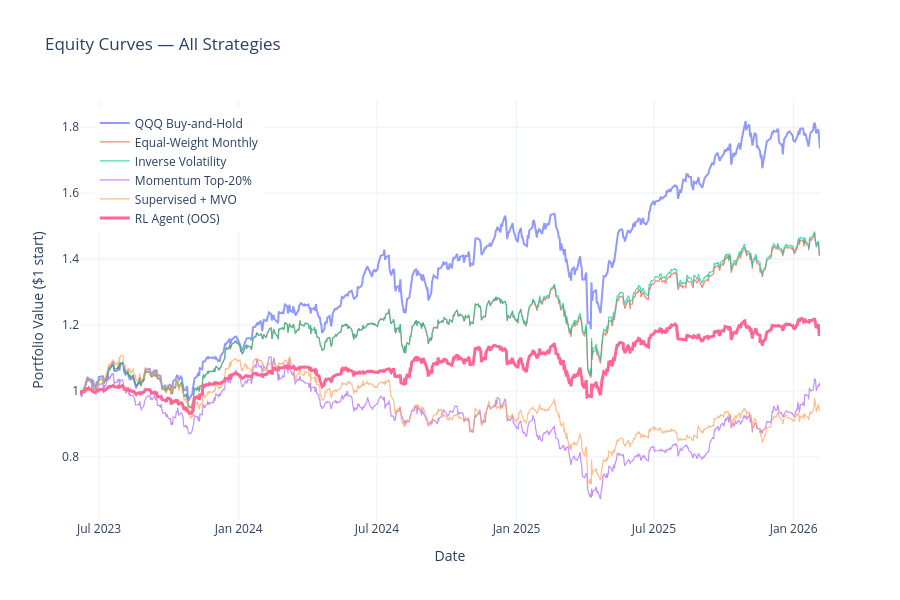

Here is the notebook cell this chart was saved with:
### Markdown cell above
## 3. All Strategies Equity Chart

All strategies on the same OOS period.

### Code cell
fig = go.Figure()

# Baselines
for col in bl_equity.columns:
    fig.add_trace(go.Scatter(
        x=bl_equity.index, y=bl_equity[col], name=col, mode="lines",
        line=dict(color=get_color(col), width=2.0 if "QQQ" in col else 1.2), opacity=0.7))

# RL Agent
if rl_available:
    fig.add_trace(go.Scatter(
        x=rl_equity.index, y=rl_equity["RL Agent"],
        name="RL Agent (OOS)", mode="lines",
        line=dict(color=COLORS["RL Agent"], width=3.0)))

fig.update_layout(
    title="Equity Curves — All Strategies",
    xaxis_title="Date", yaxis_title="Portfolio Value ($1 start)",
    template="plotly_white", height=600,
    legend=dict(x=0.02, y=0.98), hovermode="x unified")
if SAVE_PLOTS: fig.write_html(f"{RESULTS_DIR}/plot_equity_all.html")
fig.show()

### Figure 1 — Plotly figure (JSON) as saved in the notebook; plotly's stock layout.template omitted (floating-point values rounded to 4 significant figures; data arrays with more than 128 entries replaced by an {"elided": "..."} marker saying what was removed)
{"data": [{"line": {"color": "#636EFA", "width": 2}, "mode": "lines", "name": "QQQ Buy-and-Hold", "opacity": 0.7, "type": "scatter", "x": {"elided": "1322 str values"}, "y": {"elided": "1322 float values"}}, {"line": {"color": "#EF553B", "width": 1.2}, "mode": "lines", "name": "Equal-Weight Monthly", "opacity": 0.7, "type": "scatter", "x": {"elided": "1322 str values"}, "y": {"elided": "1322 float values"}}, {"line": {"color": "#00CC96", "width": 1.2}, "mode": "lines", "name": "Inverse Volatility", "opacity": 0.7, "type": "scatter", "x": {"elided": "1322 str values"}, "y": {"elided": "1322 float values"}}, {"line": {"color": "#AB63FA", "width": 1.2}, "mode": "lines", "name": "Momentum Top-20%", "opacity": 0.7, "type": "scatter", "x": {"elided": "1322 str values"}, "y": {"elided": "1322 float values"}}, {"line": {"color": "#FFA15A", "width": 1.2}, "mode": "lines", "name": "Supervised + MVO", "opacity": 0.7, "type": "scatter", "x": {"elided": "1322 str values"}, "y": {"elided": "1322 float values"}}, {"line": {"color": "#FF6692", "width": 3}, "mode": "lines", "name": "RL Agent (OOS)", "type": "scatter", "x": {"elided": "1274 str values"}, "y": {"elided": "1274 float values"}}], "layout": {"height": 600, "hovermode": "x unified", "legend": {"x": 0.02, "y": 0.98}, "title": {"text": "Equity Curves — All Strategies"}, "xaxis": {"title": {"text": "Date"}}, "yaxis": {"title": {"text": "Portfolio Value ($1 start)"}}}}
